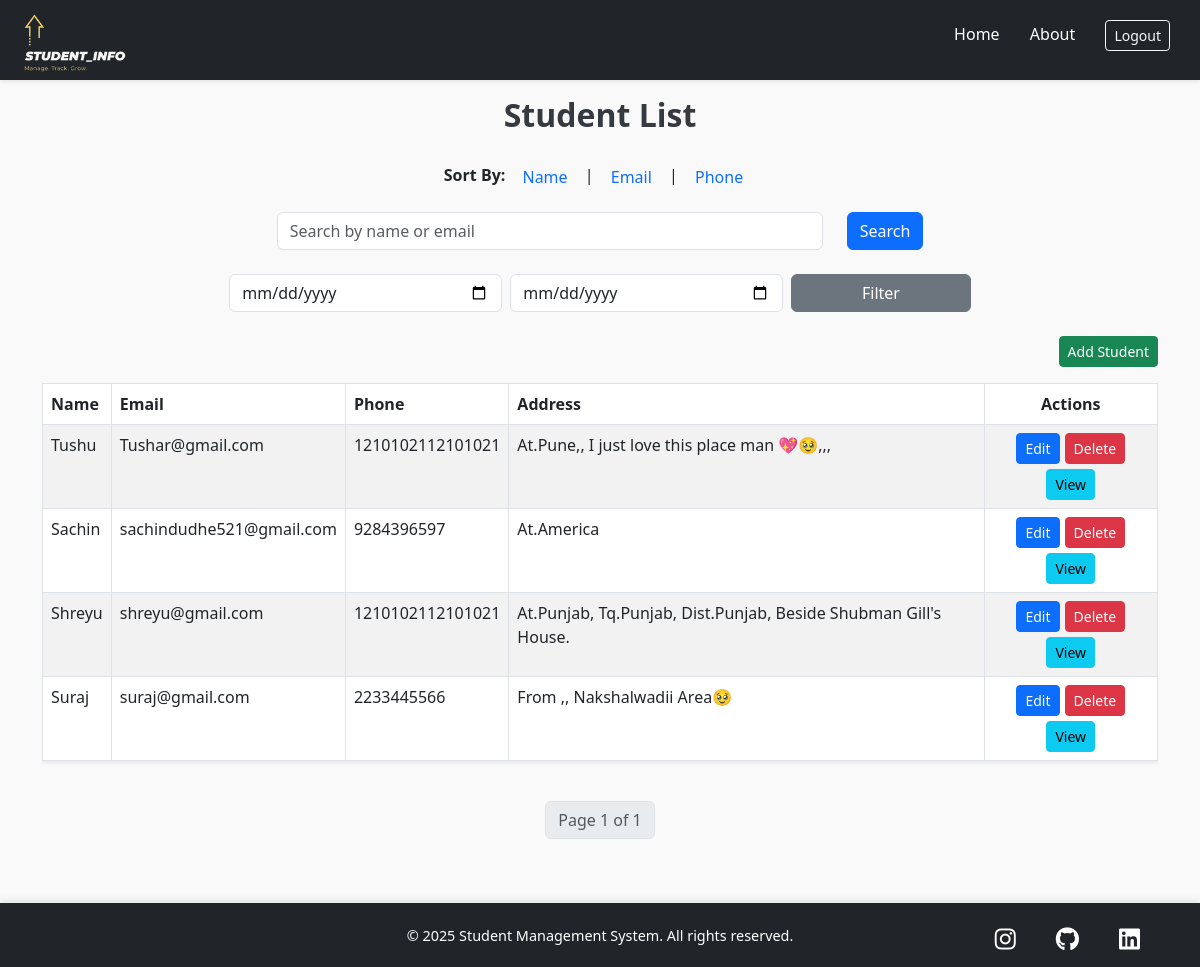
Screenshot of /home/?sort=email&q=&start_date=&end_date= (signed in) with the database file from the repository.
### studentapp/models.py (models this page shows, shortened)
class Student(models.Model):
    user = models.ForeignKey(User, on_delete=models.CASCADE)  # 👈 Add this line
    name = models.CharField(max_length=100)
    email = models.EmailField(unique=True)
    phone = models.CharField(max_length=15)
    address = models.TextField()
    enrollment_date = models.DateField(auto_now_add=True)

### studentapp/views.py (the view)
# urls.py: path('home/', views.home, name='home'),
@login_required
def home(request):
    query = request.GET.get('q', '')
    sort_by = request.GET.get('sort', 'name')
    start_date = request.GET.get('start_date', '')
    end_date = request.GET.get('end_date', '')
    students = Student.objects.filter(user=request.user)
    if query:
        students = students.filter(name__icontains=query) | students.filter(email__icontains=query)
    if start_date and end_date:
        students = students.filter(enrollment_date__gte=start_date, enrollment_date__lte=end_date)
    if sort_by == 'name':
        students = students.order_by('name')
    elif sort_by == 'email':
        students = students.order_by('email')
    elif sort_by == 'phone':
        students = students.order_by('phone')
    paginator = Paginator(students, 5)
    page_number = request.GET.get('page')
    page_obj = paginator.get_page(page_number)
    return render(request, 'home.html', {
        'page_obj': page_obj, 'query': query, 'sort_by': sort_by, 'start_date': start_date, 'end_date': end_date
    })

### studentapp/templates/home.html (shortened to what this page needs)
{% load static %}
<!DOCTYPE html>
<html lang="en">
<head>
    <link href="https://cdn.jsdelivr.net/npm/bootstrap@5.3.0/dist/css/bootstrap.min.css" rel="stylesheet">
    <link href="https://cdnjs.cloudflare.com/ajax/libs/font-awesome/6.0.0-beta3/css/all.min.css" rel="stylesheet">
    <link rel="stylesheet" href="/static/home.css">
</head>
<body>
    <header class="bg-dark text-white py-3 mb-4 shadow-sm">
        <div class="container d-flex justify-content-between align-items-center">
            <div class="d-flex align-items-center">
                <img src="{% static 'images/logo.png' %}" alt="Logo" class="logo">
            </div>
            <nav>
                <a href="{% url 'home' %}" class="text-white me-3 text-decoration-none">Home</a>
                <a href="{% url 'about' %}" class="text-white me-3 text-decoration-none">About</a>
                <a href="{% url 'logout' %}" class="btn btn-outline-light btn-sm">Logout</a>
            </nav>
        </div>
    </header>
    <div class="container mt-5 pt-5">
        <h2 class="mb-4 text-center">Student List</h2>
        <div class="mb-3 sort-filter text-center">
            <strong>Sort By:</strong>
            <a href="?sort=name&q={{ query }}&start_date={{ start_date }}&end_date={{ end_date }}"
                class="btn btn-link">Name</a> |
            <a href="?sort=email&q={{ query }}&start_date={{ start_date }}&end_date={{ end_date }}"
                class="btn btn-link">Email</a> |
            <a href="?sort=phone&q={{ query }}&start_date={{ start_date }}&end_date={{ end_date }}"
                class="btn btn-link">Phone</a>
        </div>
        <form method="GET" class="mb-4 row justify-content-center">
            <div class="col-md-6">
                <input type="text" name="q" class="form-control" value="{{ query }}"
                    placeholder="Search by name or email">
            </div>
            <div class="col-auto">
                <button type="submit" class="btn btn-primary">Search</button>
            </div>
        </form>
        <form method="GET" class="mb-4">
            <div class="row g-2 justify-content-center">
                <div class="col-md-3">
                    <input type="date" name="start_date" value="{{ start_date }}" class="form-control">
                </div>
                <div class="col-md-3">
                    <input type="date" name="end_date" value="{{ end_date }}" class="form-control">
                </div>
                <div class="col-md-2">
                    <button type="submit" class="btn btn-secondary w-100">Filter</button>
                </div>
            </div>
        </form>
        <div class="text-end mb-3">
            <a href="{% url 'add_student' %}" class="btn btn-success btn-sm">Add Student</a>
        </div>
        <div class="table-responsive">
            <table class="table table-bordered table-striped shadow-sm">
                <thead>
                    <tr>
                        <th>Name</th>
                        <th>Email</th>
                        <th>Phone</th>
                        <th>Address</th>
                        <th class="text-center">Actions</th>
                    </tr>
                </thead>
                <tbody>
                    {% for student in page_obj %}
                    <tr>
                        <td>{{ student.name }}</td>
                        <td>{{ student.email }}</td>
                        <td>{{ student.phone }}</td>
                        <td>{{ student.address }}</td>
                        <td>
                            <div class="action-buttons">
                                <a href="{% url 'edit_student' student.id %}"
                                    class="btn btn-primary btn-sm btn-action">Edit</a>
                                <a href="{% url 'delete_student' student.id %}"
                                    class="btn btn-danger btn-sm btn-action">Delete</a>
                                <a href="{% url 'student_detail' student.id %}"
                                    class="btn btn-info btn-sm btn-action">View</a>
                            </div>
                        </td>
                    </tr>
                    {% empty %}
                    <tr>
                        <td colspan="5" class="text-center">No students found.</td>
                    </tr>
                    {% endfor %}
                </tbody>
            </table>
        </div>
        <nav class="mt-4 d-flex justify-content-center">
            <ul class="pagination">
                <li class="page-item disabled">
                    <span class="page-link">Page {{ page_obj.number }} of {{ page_obj.paginator.num_pages }}</span>
                </li>
            </ul>
        </nav>
    </div>
    <footer class="bg-dark text-white text-center py-1 mt-5">
        <p class="mb-0">&copy; 2025 Student Management System. All rights reserved.</p>
        <div class="social-links mt-2">
            <a href="https://www.instagram.com/tushar_sune24" target="_blank" class="social-icon instagram"><i
                    class="fab fa-instagram"></i></a>
            <a href="https://github.com/tusharsune" target="_blank" class="social-icon github"><i
                    class="fab fa-github"></i></a>
            <a href="https://linkedin.com/in/tushar-sune-795035273" target="_blank" class="social-icon linkedin"><i
                    class="fab fa-linkedin"></i></a>
        </div>
    </footer>
</body>
</html>

### studentapp/static/home.css (style rules this page uses)
* { margin: 0; padding: 0; box-sizing: border-box; }
body { background: #f9f9f9; font-family: 'Segoe UI', Tahoma, Geneva, Verdana, sans-serif; display: flex; flex-direction: column; min-height: 100vh; }
.container { margin-top: 12vh; flex-grow: 1; }
h2 { color: #343a40; font-weight: bold; }
.btn { transition: all 0.25s ease-in-out; transform-origin: center; }
.table thead { background-color: #343a40; color: #fff; }
.sort-filter a.btn-link { font-weight: 500; text-decoration: none; }
.action-buttons { display: flex; gap: 5px; flex-wrap: wrap; justify-content: center; }
header { background-color: #343a40; color: white; padding: 1rem 0; height: 10vh; position: fixed; top: 0; width: 100%; z-index: 999; box-shadow: 0 2px 8px rgba(0, 0, 0, 0.2); }
header nav { position: absolute; right: 20px; top: 10px; text-align: center; margin-top: 10px; }
.logo { position: absolute; left: 15px; top: -17px; height: 15vh; }
header nav a { color: white; margin: 0 10px; font-weight: 500; transition: color 0.3s ease; text-decoration: none; }
footer { display: flex; justify-content: center; align-items: center; background-color: #343a40; color: #ffffff; padding: 0.5rem 0; box-shadow: 0 -2px 8px rgba(0, 0, 0, 0.1); position: relative; height: auto; min-height: 8vh; width: 100%; margin-top: auto; }
footer .social-links a { margin: 0 10px; }
footer p { font-size: 0.9rem; }
footer .social-links { margin-top: 10px; }
.social-links { position: absolute; right: 50px; bottom: 10px; display: flex; gap: 20px; }
.social-icon { font-size: 24px; color: white; text-decoration: none; transition: color 0.4s ease, transform 0.4s ease; }

### rows the page displays
Student: name "Tushu", email "Tushar@gmail.com", phone "1210102112101021", address "At.Pune,, I just love this place man 💖🥹,,,"
Student: name "Sachin", email "sachindudhe521@gmail.com", phone "9284396597", address "At.America"
Student: name "Shreyu", email "shreyu@gmail.com", phone "1210102112101021", address "At.Punjab, Tq.Punjab, Dist.Punjab, Beside Shubman Gill's House."
Student: name "Suraj", email "suraj@gmail.com", phone "2233445566", address "From ,, Nakshalwadii Area🥹"

### other values shown
{{ page_obj.number }} "1"
{{ page_obj.paginator.num_pages }} "1"
